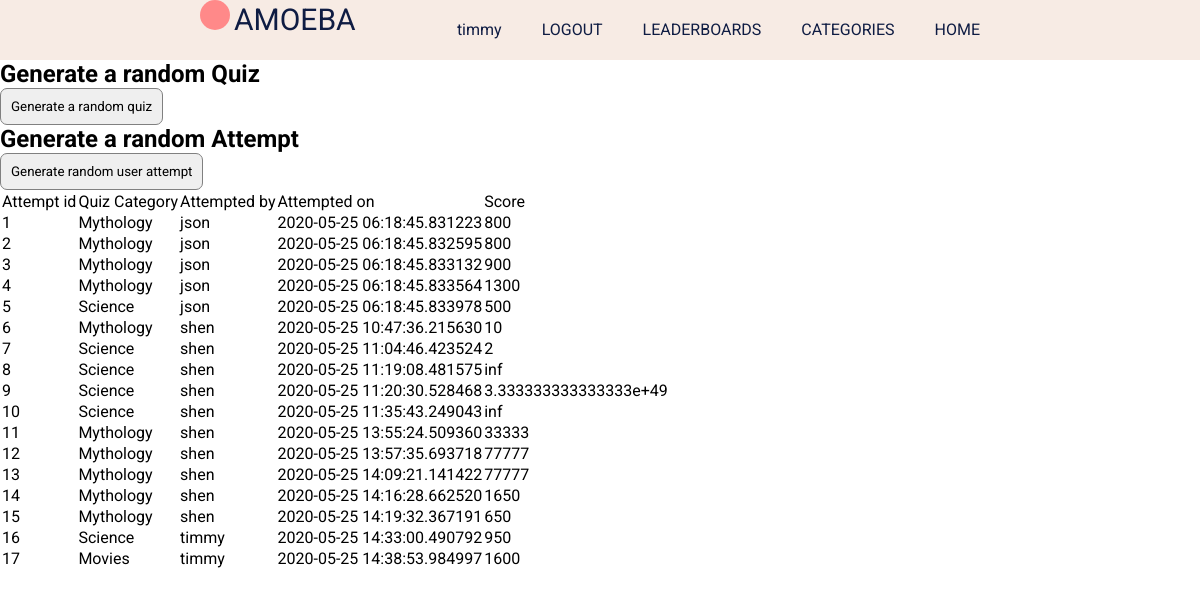
The page /pretendattempts (signed in) on the database its author committed.
### app/models.py (models this page shows, shortened)
class User(UserMixin, db.Model):
  id = db.Column(db.Integer, primary_key=True)
  username = db.Column(db.String(20), unique=True, index=True, nullable=False)
  email = db.Column(db.String(120), unique=True, index=True, nullable=False)
  password_hash = db.Column(db.String(128))
  posted_quizes = db.relationship('Quiz', backref = 'postedby', lazy = 'dynamic')
  attempts = db.relationship('Attempt', backref = 'user', lazy = 'dynamic')
  is_admin = db.Column(db.Boolean, default=False, nullable=False)
  date_joined = db.Column(db.DateTime, index=True, default=datetime.utcnow)

class Attempt(db.Model):
  id = db.Column(db.Integer, primary_key=True)
  user_id = db.Column(db.Integer, db.ForeignKey('user.id'))
  quiz_id = db.Column(db.Integer, db.ForeignKey('quiz.id'))
  score = db.Column(db.Integer, index=True)
  date = db.Column(db.DateTime, index=True, default=datetime.utcnow)

class Quiz(db.Model):
  id = db.Column(db.Integer, primary_key=True)
  category = db.Column(db.String(32), index=True)
  quizname = db.Column(db.String(32), index=True, unique=True)
  filename = db.Column(db.String(32),unique=True)
  date_added = db.Column(db.DateTime, index=True, default=datetime.utcnow)
  user_id = db.Column(db.Integer, db.ForeignKey('user.id'))
  attempts = db.relationship('Attempt', backref = 'quiz', lazy = 'dynamic')

### app/routes.py (the view)
@app.route('/pretendattempts', methods=['GET','POST'])
def pretend_attempts():
  form1 = PretendGenQuiz()
  form2 = PretendGenAttempt()
  allattempts = Attempt.query.all()
  if form1.submitQuiz.data and form1.validate_on_submit():
    randomQuiz()
  elif form2.submitAttempt.data and form2.validate_on_submit():
    randomAttempt()
  return render_template('pretend_attempts.html', form1=form1, form2=form2, attempts=allattempts)

### app/testing.py
class PretendGenQuiz(FlaskForm):
  submitQuiz = SubmitField('Generate a random quiz')

class PretendGenAttempt(FlaskForm):
  submitAttempt = SubmitField('Generate random user attempt')

### app/models.py (called while the page is built)
@login.user_loader
def load_user(id): #retrieve the user object representing the current user from the database
  return User.query.get(int(id)) #flask-login uses string for ids. database uses integers for id

### app/templates/pretend_attempts.html (shortened to what this page needs)
{% extends "template.html" %}
{% block content%}
  <h2>Generate a random Quiz</h2>
  <form action="", method="post">
    <p>{{ form1.submitQuiz }}</p>
  </form>
  <h2>Generate a random Attempt</h2>
  <form action="", method="post">
    <p>{{ form2.submitAttempt }}</p>
  </form>
  <table>
    <tr>
      <td>Attempt id</td><td>Quiz Category</td><td>Attempted by</td><td>Attempted on</td><td>Score</td>
    </tr>
    {% for a in attempts %}
    <tr>
      <td>{{ a.id }}</td>
      <td>{{ a.quiz.category }}</td>
      <td>{{ a.user.username }}</td>
      <td>{{ a.date }}</td>
      <td>{{ a.score }}</td>
    </tr>
    {% endfor %}
  </table>
{% endblock %}

### app/templates/template.html (shortened to what this page needs)
<html lang="en">
  <head>
    <link
      rel="stylesheet"
      type="text/css"
      href="{{ url_for('static', filename =
    'styles/content.css')}}"
    />
  </head>
  <body>
    <header>
      <div class="header-content">
        <div class="logo">
          <div id="amoeba-logo"></div>
          <span id="logo-text">AMOEBA</span>
        </div>
        <u1 class="navigation">
          <a href="{{ url_for('index') }}">HOME</a>
          <a href="{{ url_for('categories') }}">CATEGORIES</a>
          <a href="{{ url_for('leaderboards') }}">LEADERBOARDS</a>
          {% if current_user.is_authenticated %}
          <a href="{{ url_for('logout') }}">LOGOUT</a>
          <a href="{{ url_for('profile', username=current_user.username) }}">{{ current_user.username }}</a>
          {% else %}
          <a href="{{ url_for('signup_login') }}">LOGIN/SIGNUP</a>
          {% endif %}
        </u1>
      </div>
    </header>
    {% block content %}{% endblock %}
  </body>
</html>

### app/static/styles/content.css (style rules this page uses)
* { padding: 0; margin: 0; list-style: none; text-decoration: none; font-family: 'roboto', sans-serif; box-sizing: border-box; }
body { background-color: white; }
header { width: 100%; height: 60px; display: block; background-color: #f7ebe4; }
.header-content { height: inherit; margin-left: 200px; margin-right: 200px; }
.logo { float: left; display: inline-block; color: #0f1c43; margin-top }
#amoeba-logo { background-color: #ff8989; border-radius: 50%; width: 30px; height: 30px; display: inline-block; }
#logo-text { font-size: 30px; }
.navigation { float: right; }
.navigation a { height: 100%; float: right; padding: 20px 20px; list-style: none; color: #0f1c43; }
p { font-size: 20px; color: #0f1c43; font-weight: heavy; line-height: 1.5em; }
input { border: none; }
input { border: 1px solid gray; border-radius: 7px; padding: 10px; }

### rows shown on the page
User: username "timmy"
Attempt: id "1", quiz.category "Mythology", user.username "json", date "2020-05-25 06:18:45.831223", score "800"
Attempt: id "2", quiz.category "Mythology", user.username "json", date "2020-05-25 06:18:45.832595", score "800"
Attempt: id "3", quiz.category "Mythology", user.username "json", date "2020-05-25 06:18:45.833132", score "900"
Attempt: id "4", quiz.category "Mythology", user.username "json", date "2020-05-25 06:18:45.833564", score "1300"
Attempt: id "5", quiz.category "Science", user.username "json", date "2020-05-25 06:18:45.833978", score "500"
Attempt: id "6", quiz.category "Mythology", user.username "shen", date "2020-05-25 10:47:36.215630", score "10"
Attempt: id "7", quiz.category "Science", user.username "shen", date "2020-05-25 11:04:46.423524", score "2"
Attempt: id "8", quiz.category "Science", user.username "shen", date "2020-05-25 11:19:08.481575", score "inf"
Attempt: id "9", quiz.category "Science", user.username "shen", date "2020-05-25 11:20:30.528468", score "3.333333333333333e+49"
Attempt: id "10", quiz.category "Science", user.username "shen", date "2020-05-25 11:35:43.249043", score "inf"
Attempt: id "11", quiz.category "Mythology", user.username "shen", date "2020-05-25 13:55:24.509360", score "33333"
Attempt: id "12", quiz.category "Mythology", user.username "shen", date "2020-05-25 13:57:35.693718", score "77777"
Attempt: id "13", quiz.category "Mythology", user.username "shen", date "2020-05-25 14:09:21.141422", score "77777"
Attempt: id "14", quiz.category "Mythology", user.username "shen", date "2020-05-25 14:16:28.662520", score "1650"
Attempt: id "15", quiz.category "Mythology", user.username "shen", date "2020-05-25 14:19:32.367191", score "650"
Attempt: id "16", quiz.category "Science", user.username "timmy", date "2020-05-25 14:33:00.490792", score "950"
Attempt: id "17", quiz.category "Movies", user.username "timmy", date "2020-05-25 14:38:53.984997", score "1600"
